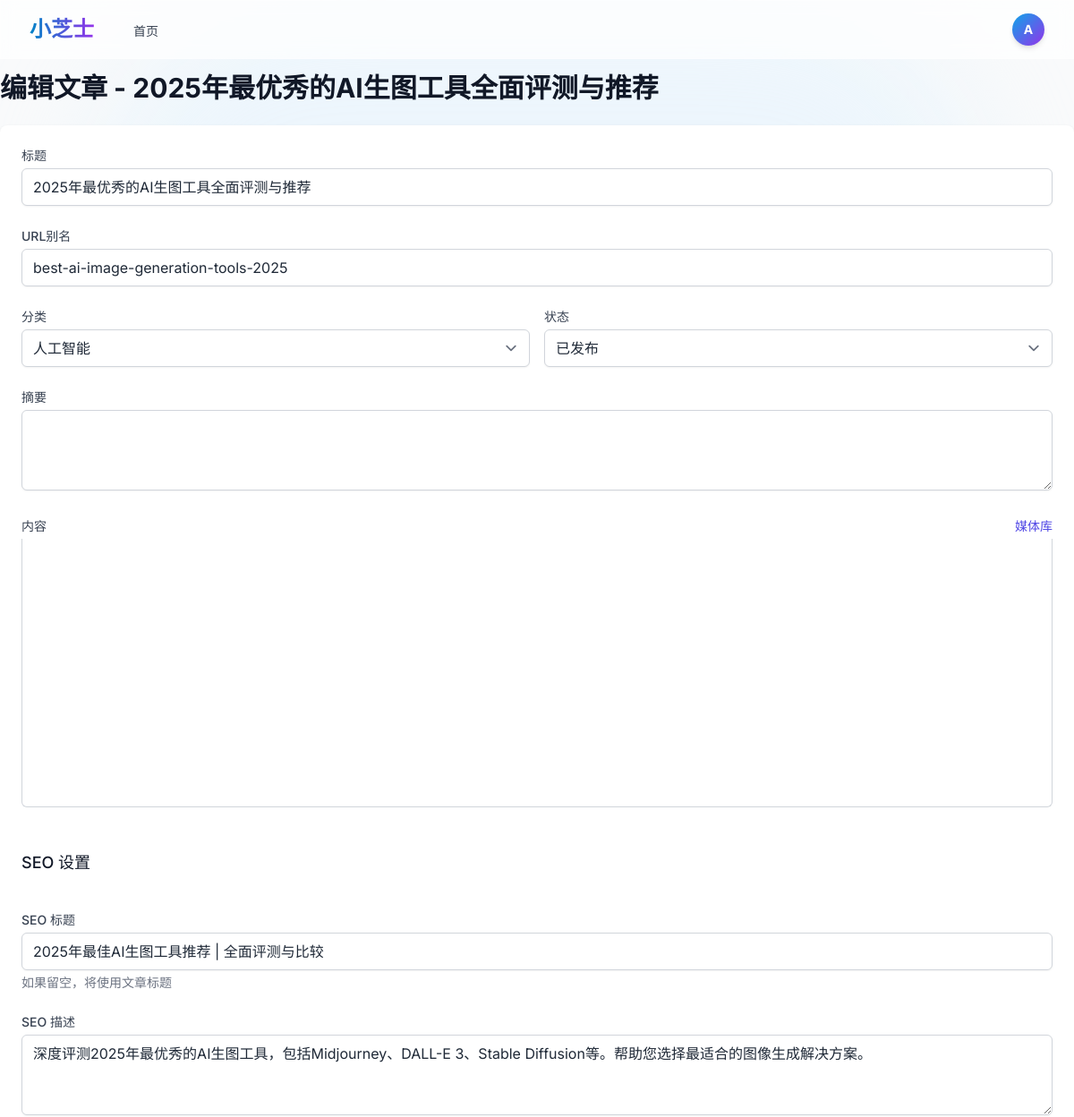
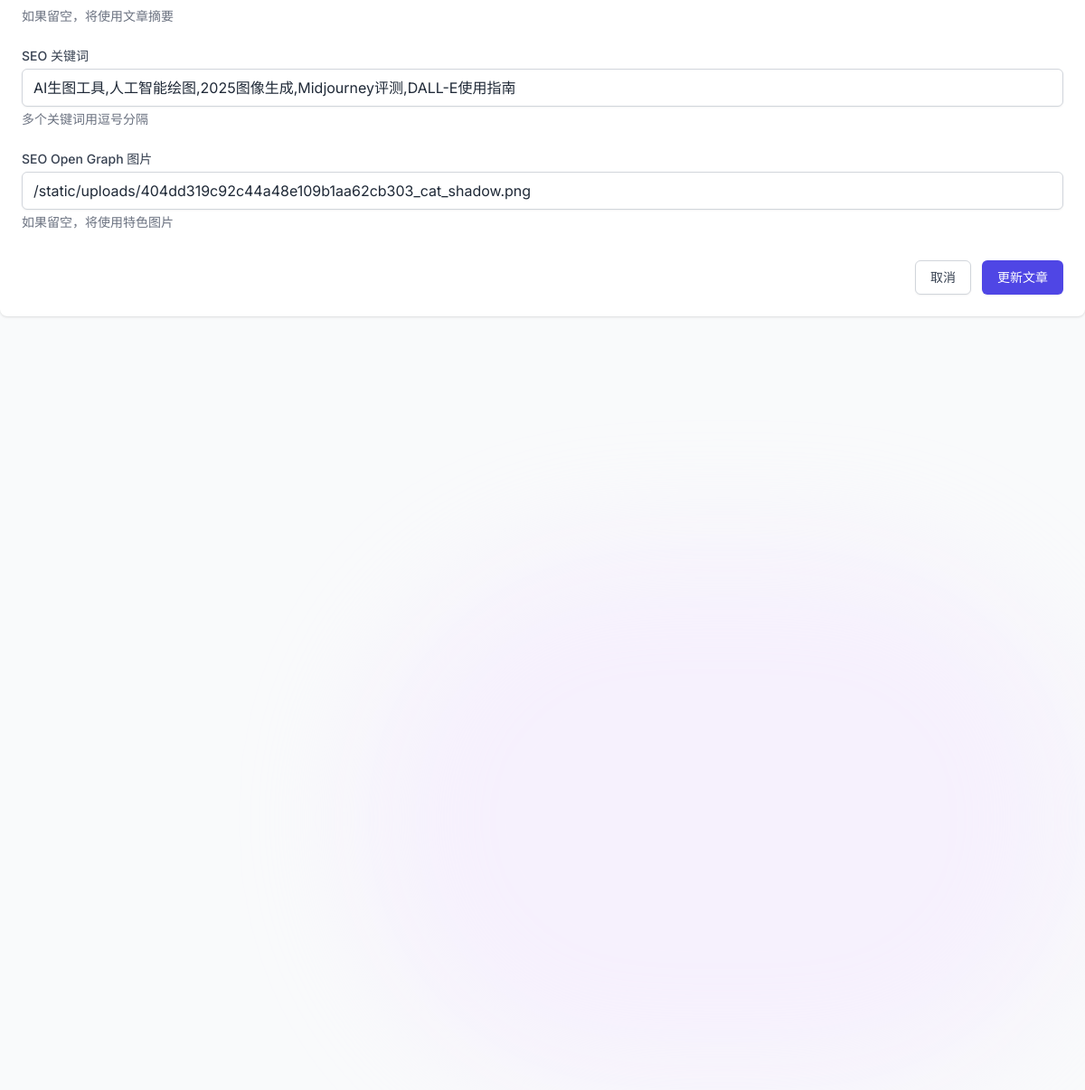
Screenshot of /dashboard/posts/8/edit (signed in) with the database file from the repository (2 pictures, top to bottom).
### app/models/__init__.py (models this page shows, shortened)
class User(UserMixin, db.Model):
    __tablename__ = 'users'
    id = db.Column(db.Integer, primary_key=True)
    username = db.Column(db.String(80), unique=True, nullable=False)
    email = db.Column(db.String(120), unique=True, nullable=False)
    password_hash = db.Column(db.String(255), nullable=False)
    first_name = db.Column(db.String(50), nullable=True)
    last_name = db.Column(db.String(50), nullable=True)
    bio = db.Column(db.Text, nullable=True)
    avatar = db.Column(db.String(255), nullable=True)
    role = db.Column(db.String(20), default='user')  # user, editor, admin
    is_active = db.Column(db.Boolean, default=True)
    created_at = db.Column(db.DateTime, default=datetime.utcnow)
    updated_at = db.Column(db.DateTime, default=datetime.utcnow, onupdate=datetime.utcnow)
    posts = db.relationship('Post', backref='author', lazy=True, foreign_keys='Post.user_id')
    comments = db.relationship('Comment', backref='author', lazy=True, foreign_keys='Comment.user_id')

class Post(db.Model):
    __tablename__ = 'posts'
    id = db.Column(db.Integer, primary_key=True)
    title = db.Column(db.String(200), nullable=False)
    slug = db.Column(db.String(200), unique=True, nullable=False)
    content = db.Column(db.Text, nullable=False)
    excerpt = db.Column(db.Text, nullable=True)
    featured_image = db.Column(db.String(255), nullable=True)
    status = db.Column(db.String(20), default='draft')  # draft, published, archived
    view_count = db.Column(db.Integer, default=0)
    user_id = db.Column(db.Integer, db.ForeignKey('users.id'), nullable=False)
    category_id = db.Column(db.Integer, db.ForeignKey('categories.id'), nullable=True)
    published_at = db.Column(db.DateTime, nullable=True)
    created_at = db.Column(db.DateTime, default=datetime.utcnow)
    updated_at = db.Column(db.DateTime, default=datetime.utcnow, onupdate=datetime.utcnow)
    seo_title = db.Column(db.String(200), nullable=True)
    seo_description = db.Column(db.Text, nullable=True)
    seo_keywords = db.Column(db.Text, nullable=True)
    seo_og_image = db.Column(db.String(255), nullable=True)
    comments = db.relationship('Comment', backref='post', lazy=True)

### app/main/__init__.py (the view, shortened to what this page needs)
@bp.route('/dashboard/posts/<int:id>/edit', methods=['GET', 'POST'])
@login_required
def edit_post(id):
    post = Post.query.get_or_404(id)
    if post.user_id != current_user.id:
        flash('您没有权限编辑此文章', 'error')
        return redirect(url_for('main.dashboard'))
    categories = Category.query.all()
    return render_template('main/edit_post.html', post=post, categories=categories)

### app/utils/seo.py (called while the page is built)
def get_seo_settings():
    return SeoSetting.query.first()

def register_seo_functions(app):
    @app.context_processor
    def inject_seo_functions():
        return dict(
            get_post_seo_data=get_post_seo_data,
            get_category_seo_data=get_category_seo_data,
            get_search_seo_data=get_search_seo_data,
            generate_meta_tags=generate_meta_tags
        )

### app/templates/main/edit_post.html (shortened to what this page needs)
{% extends "base.html" %}
{% block content %}
<div class="max-w-7xl mx-auto">
    <div class="md:flex md:items-center md:justify-between mb-6">
        <div class="flex-1 min-w-0">
            <h2 class="text-2xl font-bold leading-7 text-gray-900 sm:text-3xl sm:truncate">
                编辑文章 - {{ post.title }}
            </h2>
        </div>
    </div>
    <div class="bg-white shadow rounded-lg p-6">
        <form method="POST">
            <div class="grid grid-cols-1 gap-y-6 gap-x-4 sm:grid-cols-6">
                <div class="sm:col-span-6">
                    <label class="block text-sm font-medium text-gray-700 mb-1">标题</label>
                    <input type="text" name="title" value="{{ post.title }}" required class="w-full px-3 py-2 border border-gray-300 rounded-md shadow-sm focus:outline-none focus:ring-indigo-500 focus:border-indigo-500">
                </div>
                <div class="sm:col-span-6">
                    <label class="block text-sm font-medium text-gray-700 mb-1">URL别名</label>
                    <input type="text" name="slug" value="{{ post.slug }}" required class="w-full px-3 py-2 border border-gray-300 rounded-md shadow-sm focus:outline-none focus:ring-indigo-500 focus:border-indigo-500">
                </div>
                <div class="sm:col-span-3">
                    <label class="block text-sm font-medium text-gray-700 mb-1">分类</label>
                    <select name="category_id" class="w-full px-3 py-2 border border-gray-300 rounded-md shadow-sm focus:outline-none focus:ring-indigo-500 focus:border-indigo-500">
                        {% for category in categories %}
                        <option value="{{ category.id }}" {{ 'selected' if post.category_id == category.id }}>{{ category.name }}</option>
                        {% endfor %}
                    </select>
                </div>
                <div class="sm:col-span-3">
                    <label class="block text-sm font-medium text-gray-700 mb-1">状态</label>
                    <select name="status" class="w-full px-3 py-2 border border-gray-300 rounded-md shadow-sm focus:outline-none focus:ring-indigo-500 focus:border-indigo-500">
                        <option value="published" {{ 'selected' if post.status == 'published' }}>已发布</option>
                    </select>
                </div>
                <div class="sm:col-span-6">
                    <label class="block text-sm font-medium text-gray-700 mb-1">摘要</label>
                    <textarea name="excerpt" rows="3" class="w-full px-3 py-2 border border-gray-300 rounded-md shadow-sm focus:outline-none focus:ring-indigo-500 focus:border-indigo-500">{{ post.excerpt }}</textarea>
                </div>
                <div class="sm:col-span-6">
                    <div class="flex items-center justify-between mb-1">
                        <label class="block text-sm font-medium text-gray-700">内容</label>
                        <button type="button" id="openMediaLibrary" class="text-sm text-indigo-600 hover:text-indigo-800">
                            媒体库
                        </button>
                    </div>
                    <div id="editor" style="border: 1px solid #d1d5db; border-top: none; min-height: 300px; height: 300px; border-radius: 0 0 0.375rem 0.375rem;">
                    </div>
                </div>
                <div class="sm:col-span-6">
                    <h3 class="text-lg font-medium text-gray-900 mb-4 mt-6">SEO 设置</h3>
                </div>
                <div class="sm:col-span-6">
                    <label class="block text-sm font-medium text-gray-700 mb-1">SEO 标题</label>
                    <input type="text" name="seo_title" value="{{ post.seo_title or '' }}" class="w-full px-3 py-2 border border-gray-300 rounded-md shadow-sm focus:outline-none focus:ring-indigo-500 focus:border-indigo-500">
                    <p class="mt-1 text-sm text-gray-500">如果留空，将使用文章标题</p>
                </div>
                <div class="sm:col-span-6">
                    <label class="block text-sm font-medium text-gray-700 mb-1">SEO 描述</label>
                    <textarea name="seo_description" rows="3" class="w-full px-3 py-2 border border-gray-300 rounded-md shadow-sm focus:outline-none focus:ring-indigo-500 focus:border-indigo-500">{{ post.seo_description or '' }}</textarea>
                    <p class="mt-1 text-sm text-gray-500">如果留空，将使用文章摘要</p>
                </div>
                <div class="sm:col-span-6">
                    <label class="block text-sm font-medium text-gray-700 mb-1">SEO 关键词</label>
                    <input type="text" name="seo_keywords" value="{{ post.seo_keywords or '' }}" class="w-full px-3 py-2 border border-gray-300 rounded-md shadow-sm focus:outline-none focus:ring-indigo-500 focus:border-indigo-500">
                    <p class="mt-1 text-sm text-gray-500">多个关键词用逗号分隔</p>
                </div>
                <div class="sm:col-span-6">
                    <label class="block text-sm font-medium text-gray-700 mb-1">SEO Open Graph 图片</label>
                    <input type="text" name="seo_og_image" value="{{ post.seo_og_image or '' }}" class="w-full px-3 py-2 border border-gray-300 rounded-md shadow-sm focus:outline-none focus:ring-indigo-500 focus:border-indigo-500">
                    <p class="mt-1 text-sm text-gray-500">如果留空，将使用特色图片</p>
                </div>
            </div>
            <div class="mt-8 flex justify-end">
                <a href="{{ url_for('main.dashboard') }}" class="bg-white py-2 px-4 border border-gray-300 rounded-md shadow-sm text-sm font-medium text-gray-700 hover:bg-gray-50 focus:outline-none focus:ring-2 focus:ring-offset-2 focus:ring-indigo-500">
                    取消
                </a>
                <button type="submit" class="ml-3 inline-flex justify-center py-2 px-4 border border-transparent shadow-sm text-sm font-medium rounded-md text-white bg-indigo-600 hover:bg-indigo-700 focus:outline-none focus:ring-2 focus:ring-offset-2 focus:ring-indigo-500">
                    更新文章
                </button>
            </div>
        </form>
    </div>
</div>
<link href="https://unpkg.com/@wangeditor/editor@5.1.23/dist/css/style.css" rel="stylesheet">
{% endblock %}

### app/templates/base.html (shortened to what this page needs)
<!DOCTYPE html>
<html lang="zh-CN">
<head>
    <script src="https://cdn.tailwindcss.com?plugins=typography,forms,line-clamp"></script>
    <link rel="stylesheet" href="{{ url_for('static', filename='css/style.css') }}">
    <link rel="stylesheet" href="{{ url_for('static', filename='css/card-styles.css') }}">
</head>
<body class="bg-gray-50 font-sans text-gray-800 antialiased selection:bg-primary-500 selection:text-white">
    <div class="fixed inset-0 -z-10 overflow-hidden">
        <div
            class="absolute bottom-0 right-0 w-[800px] h-[600px] bg-purple-100 rounded-full blur-3xl opacity-50 pointer-events-none">
        </div>
    </div>
    <nav class="fixed w-full z-50 top-0 transition-all duration-300 glass">
        <div class="max-w-7xl mx-auto px-4 sm:px-6 lg:px-8">
            <div class="flex justify-between h-16">
                <div class="flex items-center">
                    <div class="flex-shrink-0 flex items-center">
                        <a href="{{ url_for('main.index') }}"
                            class="text-2xl font-bold bg-clip-text text-transparent bg-gradient-to-r from-primary-600 to-purple-600 hover:opacity-80 transition-opacity">
                        </a>
                    </div>
                    <div class="hidden md:ml-10 md:flex md:space-x-8">
                        <a href="{{ url_for('main.index') }}"
                            class="text-gray-700 hover:text-primary-600 inline-flex items-center px-1 pt-1 text-sm font-medium transition-colors relative group">
                            首页
                        </a>
                    </div>
                </div>
                <div class="flex items-center space-x-4">
                    <div class="flex items-center">
                        {% if current_user.is_authenticated %}
                        <div class="relative ml-3 group">
                            <button
                                class="flex items-center max-w-xs text-sm rounded-full focus:outline-none focus:ring-2 focus:ring-offset-2 focus:ring-primary-500 transition-transform transform group-hover:scale-105">
                                <div
                                    class="h-9 w-9 rounded-full bg-gradient-to-br from-primary-500 to-purple-600 text-white flex items-center justify-center font-bold shadow-md">
                                    {{ current_user.username[0].upper() }}
                                </div>
                            </button>
                        </div>
                        {% endif %}
                    </div>
                </div>
            </div>
        </div>
    </nav>
    <main class="pt-20 pb-12 min-h-screen relative z-0">
        {% block content %}{% endblock %}
    </main>
</body>
</html>

### app/static/css/style.css (style rules this page uses)
.glass { background: rgba(255, 255, 255, 0.7); backdrop-filter: blur(10px); -webkit-backdrop-filter: blur(10px); border: 1px solid rgba(255, 255, 255, 0.3); }

### app/templates/main/edit_post.html (style rules this page uses)
#editor { z-index: 0; }

### rows the page displays
User: username "A"
Post: title "2025年最优秀的AI生图工具全面评测与推荐", slug "best-ai-image-generation-tools-2025", seo_title "2025年最佳AI生图工具推荐 | 全面评测与比较", seo_description "深度评测2025年最优秀的AI生图工具，包括Midjourney、DALL-E 3、Stable Diffusion等。帮助您选择最适合的图像生成解决方案。", seo_keywords "AI生图工具,人工智能绘图,2025图像生成,Midjourney评测,DALL-E使用指南", seo_og_image "/static/uploads/404dd319c92c44a48e109b1aa62cb303_cat_shadow.png"

### other values shown
form field category_id "人工智能"
